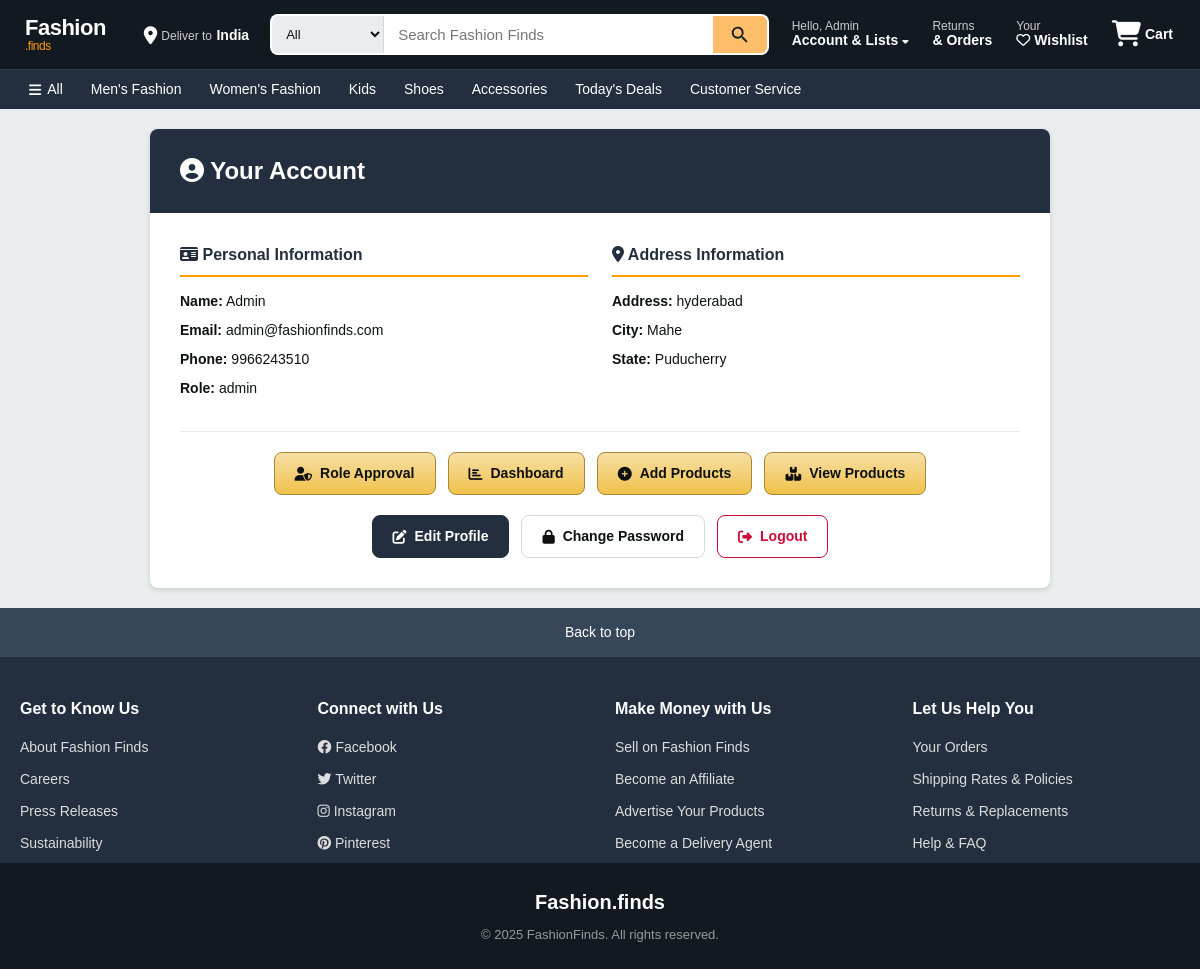
Page /auth/account (signed in) on the committed database.
### app/models.py (models this page shows, shortened)
class User(db.Model, UserMixin):
    __tablename__ = 'users'
    id = db.Column(db.Integer, primary_key=True)
    name = db.Column(db.String(100), nullable=False)
    phone = db.Column(db.String(15), nullable=False)
    email = db.Column(db.String(100), unique=True, nullable=False)
    password = db.Column(db.String(255), nullable=False)
    address = db.Column(db.Text, nullable=False)
    state = db.Column(db.String(50), nullable=False)
    city = db.Column(db.String(50), nullable=False)
    pincode = db.Column(db.String(10), nullable=False)
    reset_token = db.Column(db.String(255), nullable=True)
    reset_token_expiry = db.Column(db.DateTime, nullable=True)
    approved = db.Column(db.Boolean, default=False)
    role = db.Column(db.String(10), nullable=False)

### app/auth.py (the view)
@auth_bp.route("/account")
@login_required
def account():
    return render_template("account.html", user=current_user)

### app/templates/account.html (shortened to what this page needs)
{% extends 'base.html' %}
{% block content %}
<div class="account-container">
    <div class="account-card">
        <div class="account-header">
            <h3><i class="fas fa-user-circle"></i> Your Account</h3>
        </div>
        <div class="account-body">
            <div class="account-row">
                <div class="account-column">
                    <h5 class="account-subtitle"><i class="fas fa-id-card"></i> Personal Information</h5>
                    <div class="account-details">
                        <p><strong>Name:</strong> {{ current_user.name }}</p>
                        <p><strong>Email:</strong> {{ current_user.email }}</p>
                        <p><strong>Phone:</strong> {{ current_user.phone }}</p>
                        <p><strong>Role:</strong> {{ current_user.role }}</p>
                    </div>
                </div>
                <div class="account-column">
                    <h5 class="account-subtitle"><i class="fas fa-map-marker-alt"></i> Address Information</h5>
                    <div class="account-details">
                        <p><strong>Address:</strong> {{ current_user.address }}</p>
                        <p><strong>City:</strong> {{ current_user.city }}</p>
                        <p><strong>State:</strong> {{ current_user.state }}</p>
                    </div>
                </div>
            </div>
            {% if current_user.role == 'admin' %}
            <div class="account-actions admin-actions">
                <a href="{{ url_for('admin.role_approval') }}" class="account-button account-button-admin">
                    <i class="fas fa-user-shield"></i> Role Approval
                </a>
                <a href="{{ url_for('admin.visualisation') }}" class="account-button account-button-admin">
                    <i class="fas fa-chart-bar"></i> Dashboard
                </a>
                <a href="{{ url_for('admin.add_products') }}" class="account-button account-button-admin">
                    <i class="fas fa-plus-circle"></i> Add Products
                </a>
                <a href="{{ url_for('admin.view_products') }}" class="account-button account-button-admin">
                    <i class="fas fa-boxes"></i> View Products
                </a>
            </div>
            {% endif %}
            <div class="account-actions">
                <a href="{{ url_for('auth.update_profile') }}" class="account-button account-button-primary">
                    <i class="fas fa-edit"></i> Edit Profile
                </a>
                <a href="{{ url_for('auth.update_password') }}" class="account-button account-button-outline">
                    <i class="fas fa-lock"></i> Change Password
                </a>
                <a href="{{ url_for('auth.logout') }}" class="account-button account-button-danger">
                    <i class="fas fa-sign-out-alt"></i> Logout
                </a>
            </div>
        </div>
    </div>
</div>
{% endblock %}

### app/templates/navbar.html (shortened to what this page needs)
<div class="nav-container">
    <div class="navbar-top">
        <div class="logo">
            <a href="/">Fashion<span class="logo-accent">.finds</span></a>
        </div>
        <div class="deliver-to">
            <i class="fas fa-location-dot"></i>
            <div>
                <span class="deliver-label">Deliver to</span>
                <span class="deliver-value">India</span>
            </div>
        </div>
        <div class="nav-search">
            <form action="{{ url_for('views.search') }}" method="GET" class="search-bar">
                <select name="category" class="search-category">
                    <option value="">All</option>
                </select>
                <input type="text" name="query" class="search-input"
                       placeholder="Search Fashion Finds" required>
                <button type="submit" class="search-button">
                </button>
            </form>
        </div>
        <div class="nav-actions">
            <div class="dropdown">
                <a href="{{ url_for('auth.account') }}" class="nav-action-item">
                    <span class="nav-action-label">Hello, {% if current_user.is_authenticated %}{{ current_user.name }}{% else %}sign in{% endif %}</span>
                    <span class="nav-action-value">Account & Lists <i class="fas fa-caret-down" style="font-size:10px"></i></span>
                </a>
            </div>
            <a href="{{ url_for('views.my_orders') }}" class="nav-action-item">
                <span class="nav-action-label">Returns</span>
                <span class="nav-action-value">& Orders</span>
            </a>
            <a href="/wishlist" class="nav-action-item">
                <span class="nav-action-label">Your</span>
                <span class="nav-action-value"><i class="far fa-heart"></i> Wishlist</span>
            </a>
            <a href="/cart" class="nav-cart">
                <span class="cart-icon-wrap">
                    <i class="fas fa-shopping-cart"></i>
                </span>
                <span class="cart-label">Cart</span>
            </a>
        </div>
    </div>
    <div class="navbar-bottom">
        <div class="navbar-bottom-inner">
            <a href="/" class="nav-cat-link"><i class="fas fa-bars"></i> All</a>
            <a href="{{ url_for('views.products_by_category', category_name='Men') }}" class="nav-cat-link">Men's Fashion</a>
            <a href="{{ url_for('views.products_by_category', category_name='Women') }}" class="nav-cat-link">Women's Fashion</a>
            <a href="{{ url_for('views.products_by_category', category_name='Kids') }}" class="nav-cat-link">Kids</a>
            <a href="{{ url_for('views.products_by_category', category_name='Shoes') }}" class="nav-cat-link">Shoes</a>
            <a href="{{ url_for('views.products_by_category', category_name='Accessories') }}" class="nav-cat-link">Accessories</a>
            <a href="{{ url_for('views.search') }}?query=sale" class="nav-cat-link">Today's Deals</a>
            <a href="{{ url_for('views.contact') }}" class="nav-cat-link">Customer Service</a>
        </div>
    </div>
</div>

### rows in the picture
User: name "Admin", email "admin@fashionfinds.com", phone "9966243510", role "admin", address "hyderabad", city "Mahe", state "Puducherry"
